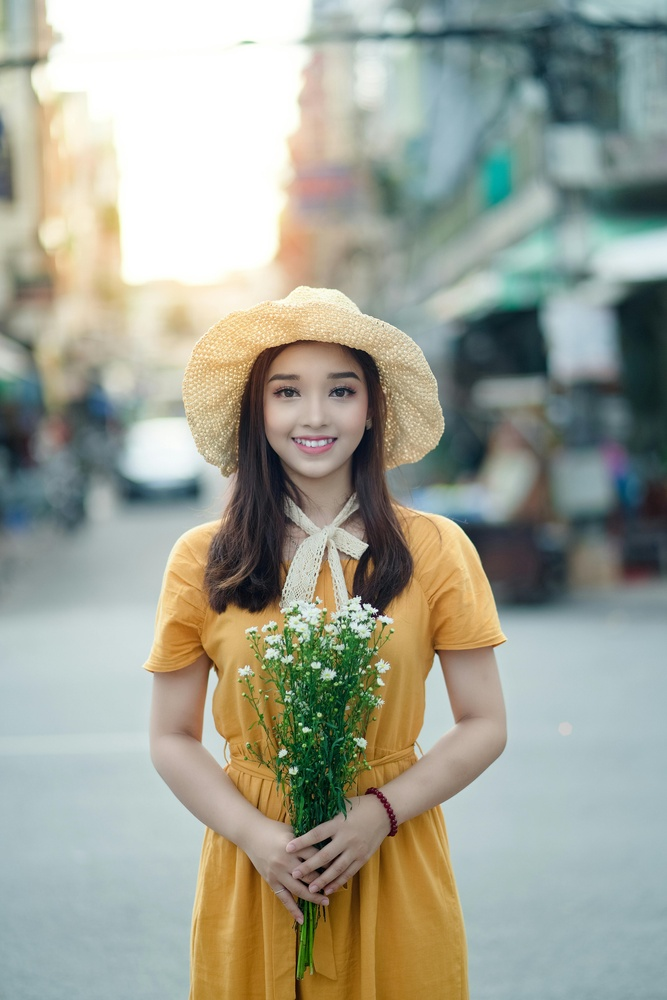
#> input picture girl.jpg, 667 x 1000 px, shrunk from 4000 x 6000 before the run
$ jupyter execute vision_1.ipynb
#> lines starting #> are read from the running program, lines starting #| are printed output that depends on the picture
[cell 1]
import cv2
import numpy as np
import matplotlib.pyplot as plt
from PIL import Image

[cell 2]
image_path = 'girl.jpg'
img_original = Image.open(image_path)
#> img_original is the input picture: PIL image 667x1000 RGB; mean R, G, B 159.4, 162.1, 148.8
plt.imshow(img_original)
plt.title('Original Image')
plt.axis('off')
plt.show()

[cell 3]
img = cv2.imread(image_path, cv2.IMREAD_GRAYSCALE)
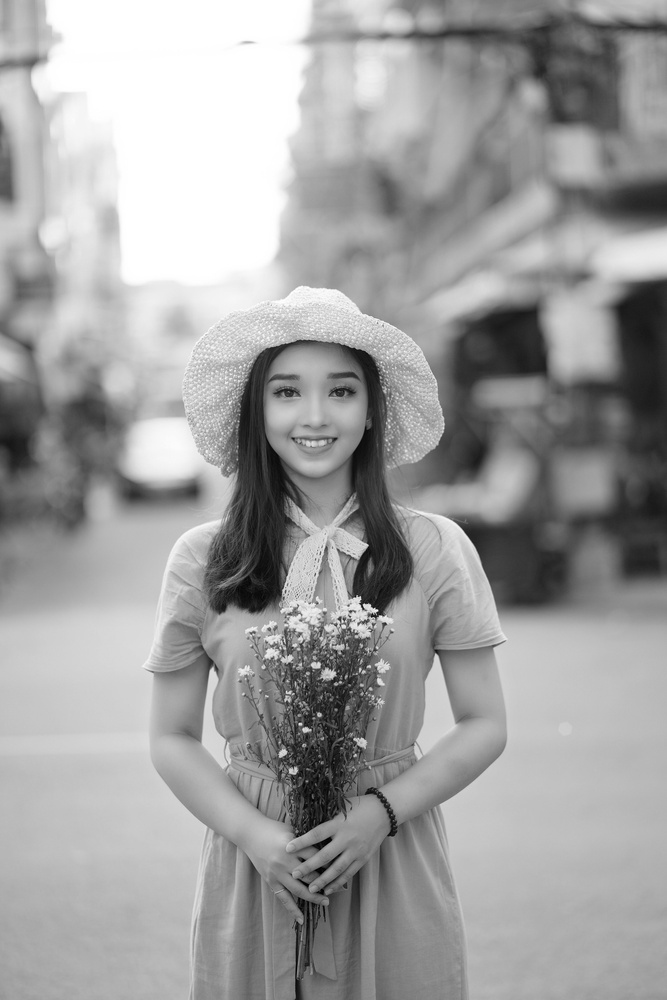
#> img: shape (1000, 667); min 0, max 255, mean 159.7
if img is None:
    raise FileNotFoundError("Image not found. Check the filename and path.")

[cell 4]
# Show the original image
plt.imshow(img, cmap='gray')
plt.title('Original Grayscale Image')
plt.axis('off')
plt.show()

[cell 5]
unique_vals = np.unique(img)
#> unique_vals = 256 values from 0 to 255
print(f"Number of unique intensity levels: {len(unique_vals)}")
#| Number of unique intensity levels: 256

[cell 6]
def reduce_intensity_levels(img, num_levels):
    # input must be power of 2 between 2 and 256
#> called with num_levels = 4
    if not (2 <= num_levels <= 256 and (num_levels & (num_levels - 1)) == 0):
        raise ValueError("Number of levels must be a power of 2 between 2 and 256.")

    # Calculate level size
    level_size = 256 // num_levels

    # Quantize image
    reduced_img = (img // level_size) * level_size
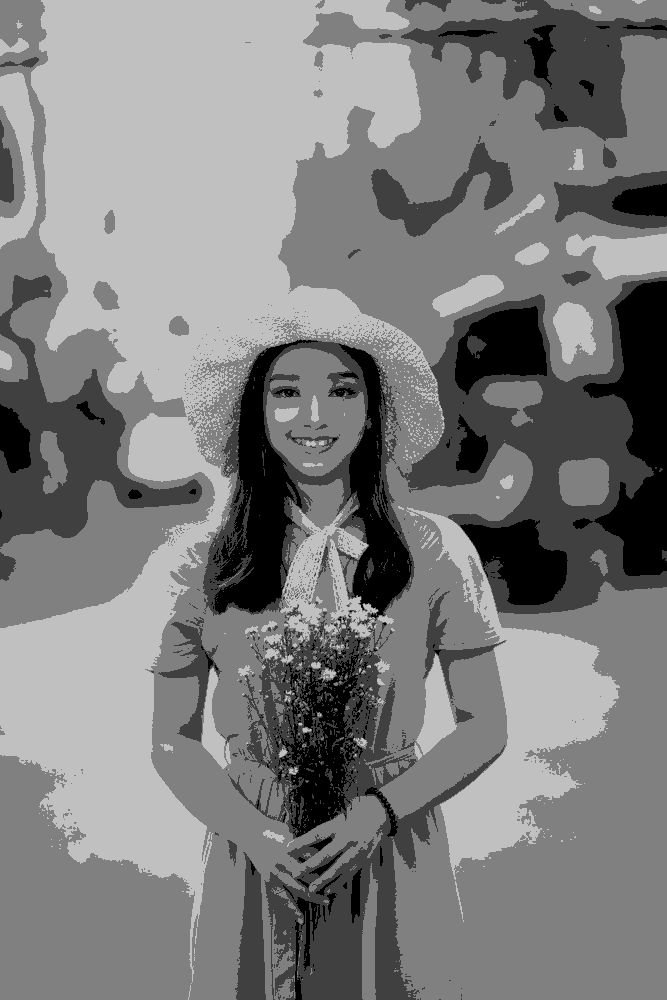
#> reduced_img: shape (1000, 667); min 0, max 192, mean 125
    return reduced_img

[cell 7]
num_levels = 4

[cell 8]
# Apply reduction
reduced_img = reduce_intensity_levels(img, num_levels)

# Show reduced image
plt.imshow(reduced_img, cmap='gray')
plt.title(f'Image with {num_levels} Intensity Levels')
plt.axis('off')
plt.show()
unique_vals = np.unique(reduced_img)
#> unique_vals = [0, 64, 128, 192]
print(f"Number of unique intensity levels: {len(unique_vals)}")
#| Number of unique intensity levels: 4

$ run again, with cat.jpg copied over girl.jpg
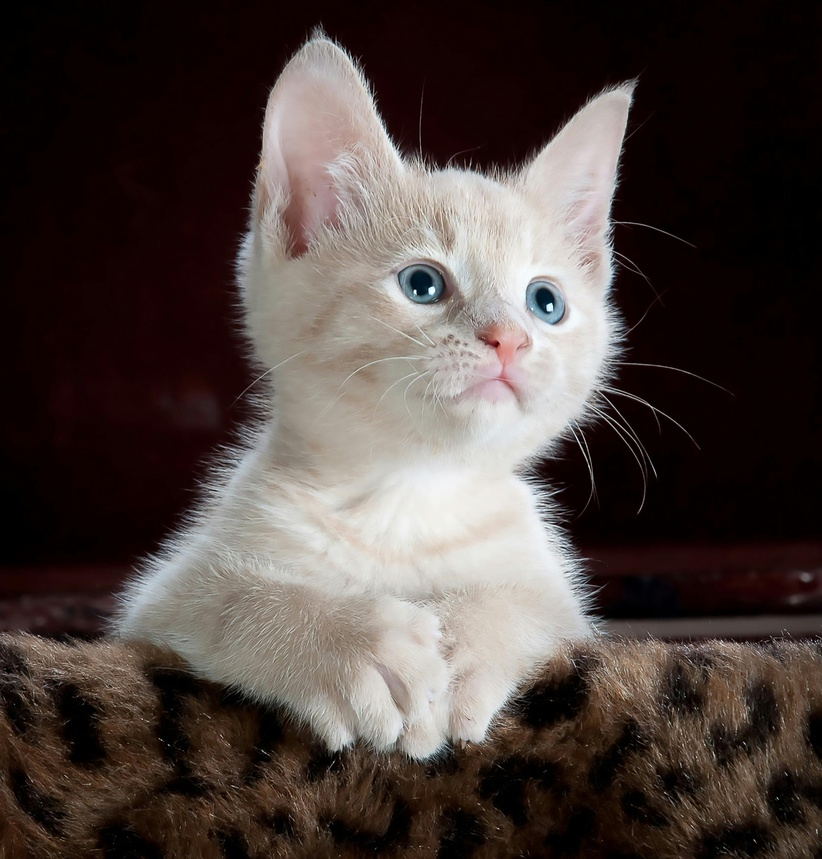
#> input picture cat.jpg, 822 x 859 px, shrunk from 2392 x 2500 before the run
#> img_original is the input picture: PIL image 822x859 RGB; mean R, G, B 77.3, 66.9, 63.1
#> `img = cv2.imread(image_path, cv2.IMREAD_GRAYSCALE)`:
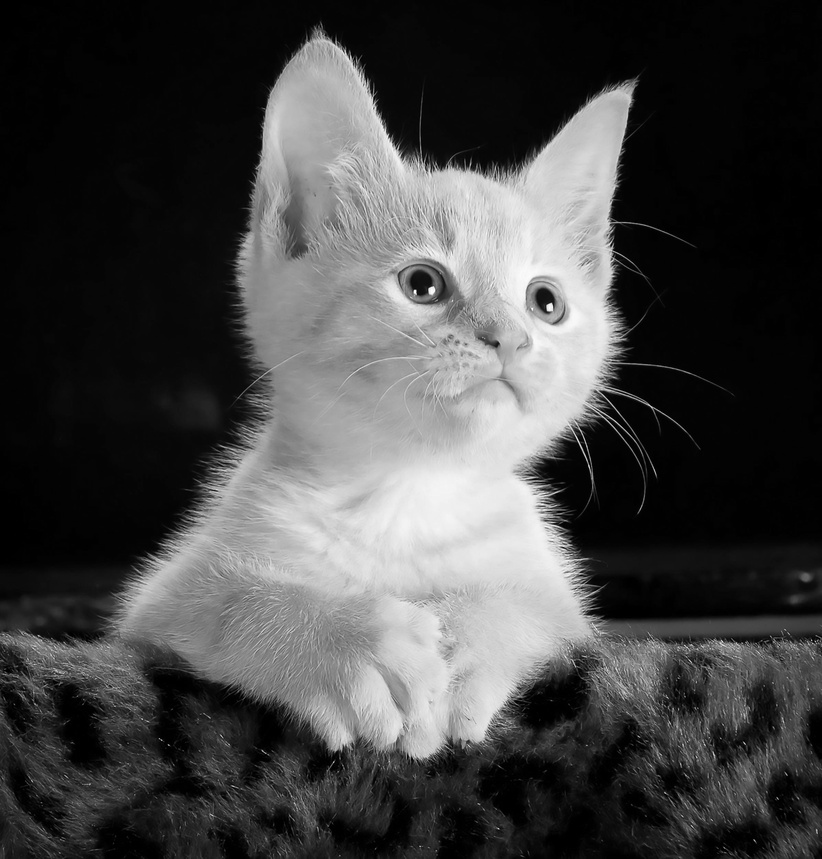
#> img: shape (859, 822); min 0, max 255, mean 69.5
#> `unique_vals = np.unique(img)`: unique_vals = 255 values from 0 to 255
#| Number of unique intensity levels: 255
#> in reduce_intensity_levels, `reduced_img = (img // level_size) * level_size`:
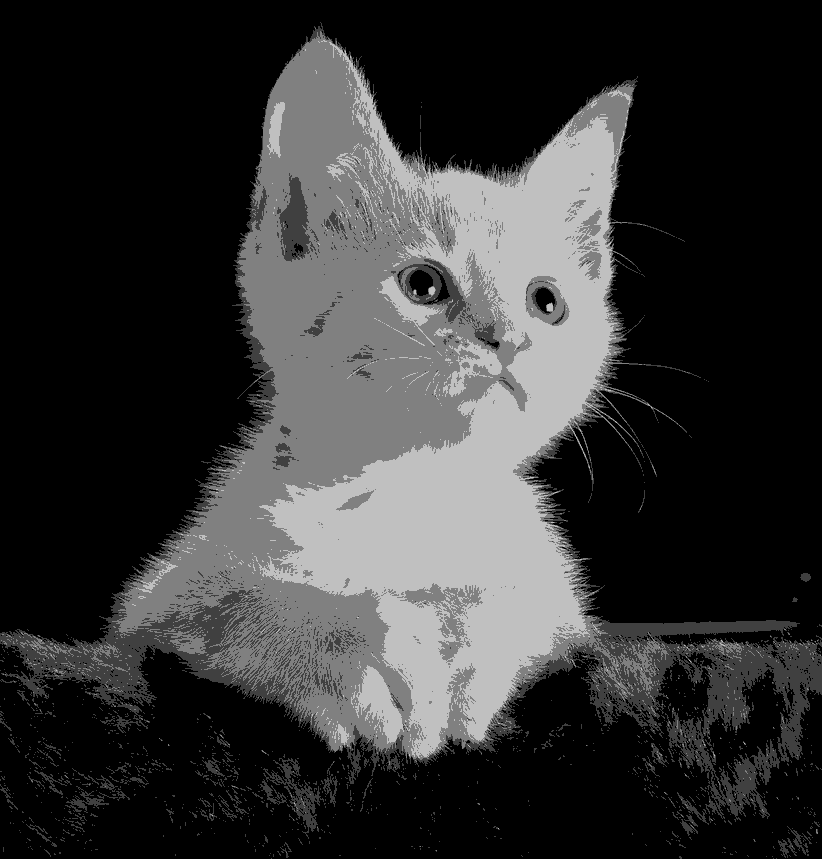
#> reduced_img: shape (859, 822); min 0, max 192, mean 51.7
#> `unique_vals = np.unique(reduced_img)`: unique_vals = [0, 64, 128, 192]
#| Number of unique intensity levels: 4

$ run again, with dog.jpg copied over girl.jpg
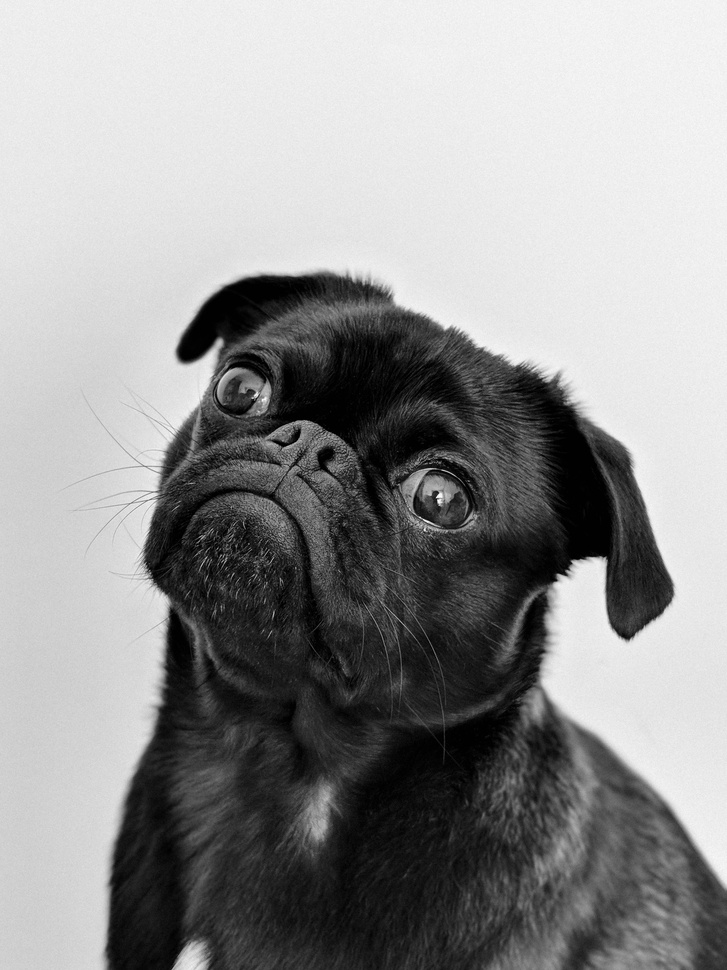
#> input picture dog.jpg, 727 x 970 px, shrunk from 3024 x 4032 before the run
#> img_original is the input picture: PIL image 727x970 RGB; min 0, max 253, mean 147.9
#> `unique_vals = np.unique(img)`: unique_vals = 254 values from 0 to 253
#| Number of unique intensity levels: 254
#> in reduce_intensity_levels, `reduced_img = (img // level_size) * level_size`:
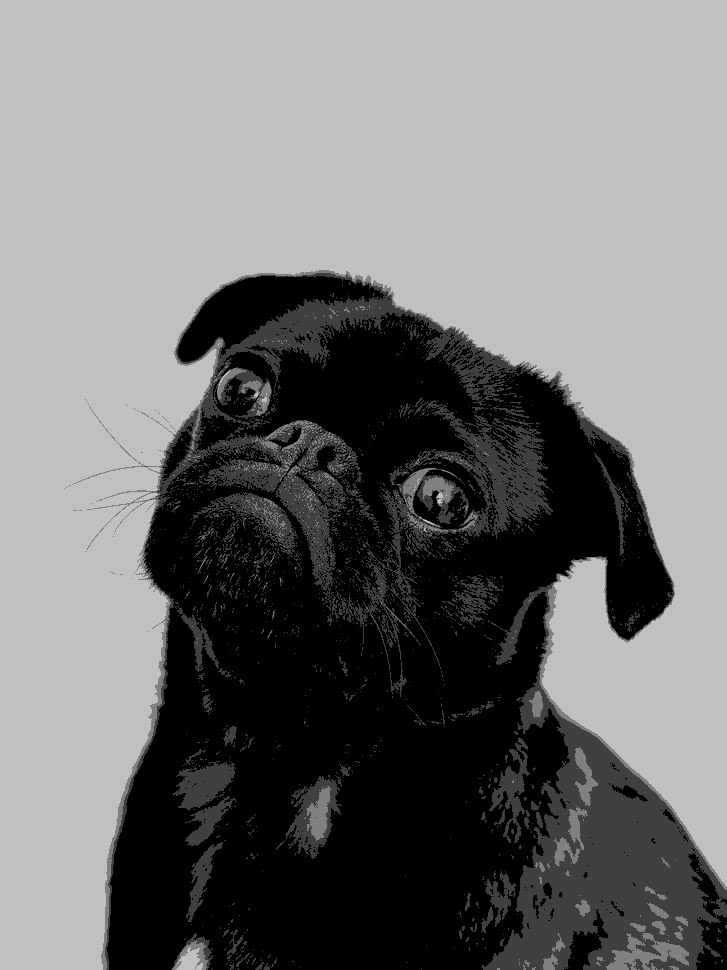
#> reduced_img: shape (970, 727); min 0, max 192, mean 115.2
#> `unique_vals = np.unique(reduced_img)`: unique_vals = [0, 64, 128, 192]
#| Number of unique intensity levels: 4

$ run again, with dog.png saved as girl.jpg
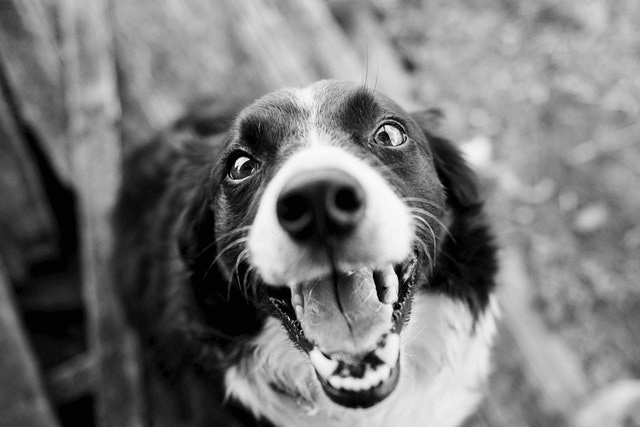
#> input picture dog.png, 640 x 427 px
#> img_original is the input picture: PIL image 640x427 RGB; min 0, max 252, mean 120.6
#> `unique_vals = np.unique(img)`: unique_vals = 253 values from 0 to 252
#| Number of unique intensity levels: 253
#> in reduce_intensity_levels, `reduced_img = (img // level_size) * level_size`:
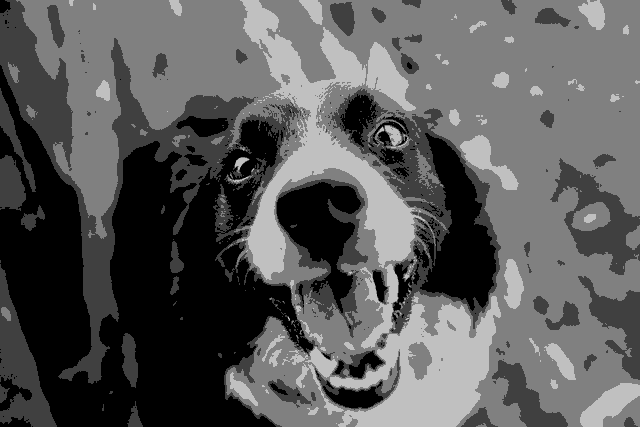
#> reduced_img: shape (427, 640); min 0, max 192, mean 90
#> `unique_vals = np.unique(reduced_img)`: unique_vals = [0, 64, 128, 192]
#| Number of unique intensity levels: 4
